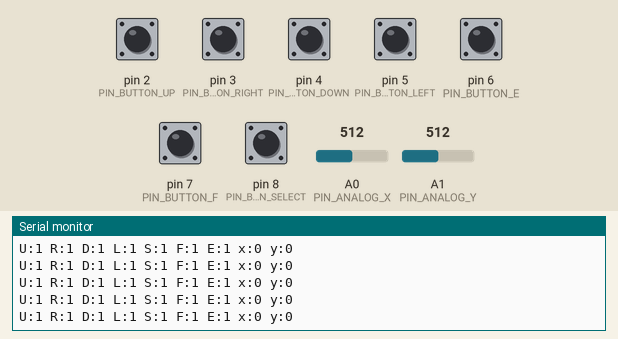
A sketch run on a simulated Arduino Uno, built with avr-gcc and run on an emulated ATmega328P. Parts: the last lines printed to the serial monitor. Inputs (shaded band) come from the test bench; at power-on: pin 2 (PIN_BUTTON_UP), pin 3 (PIN_BUTTON_RIGHT), pin 4 (PIN_BUTTON_DOWN), pin 5 (PIN_BUTTON_LEFT), pin 6 (PIN_BUTTON_E), pin 7 (PIN_BUTTON_F), pin 8 (PIN_BUTTON_SELECT) HIGH, A0 (PIN_ANALOG_X) = 512, A1 (PIN_ANALOG_Y) = 512. No radio packets arrive unless stated.

Above: at 1.2 s.
1.3 s: A0 (PIN_ANALOG_X) set to 716
At 1.45 s:
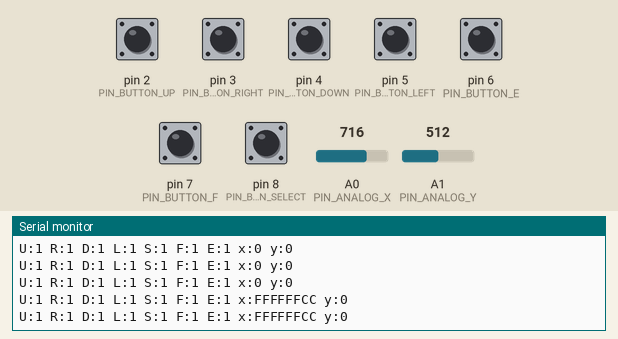
3.3 s: A1 (PIN_ANALOG_Y) set to 716
At 3.47 s:
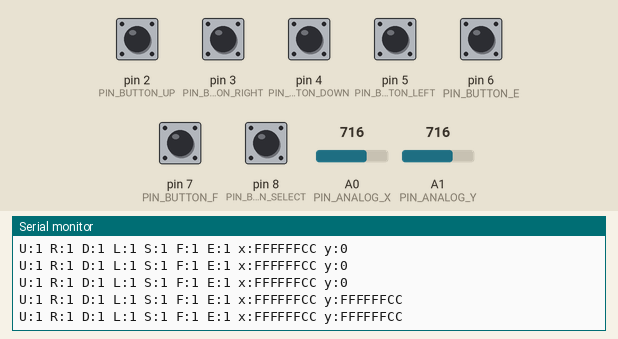
5.3 s: A0 (PIN_ANALOG_X) set to 900
At 5.41 s:
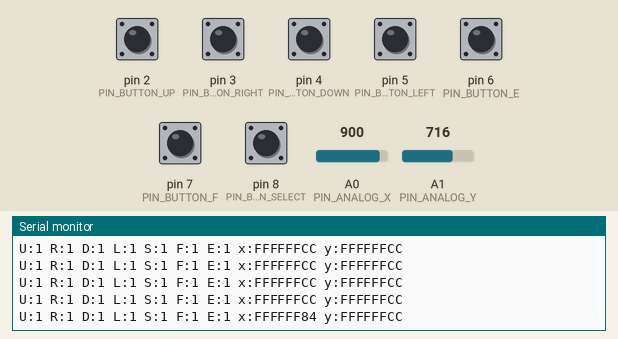
7.3 s: A1 (PIN_ANALOG_Y) set to 900
At 7.41 s:
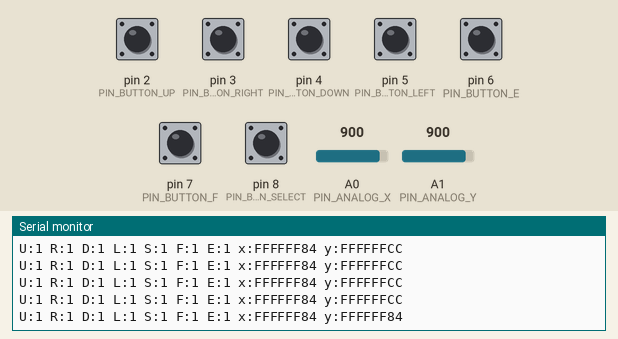
9.3 s: A0 (PIN_ANALOG_X) set to 1023
At 9.42 s:
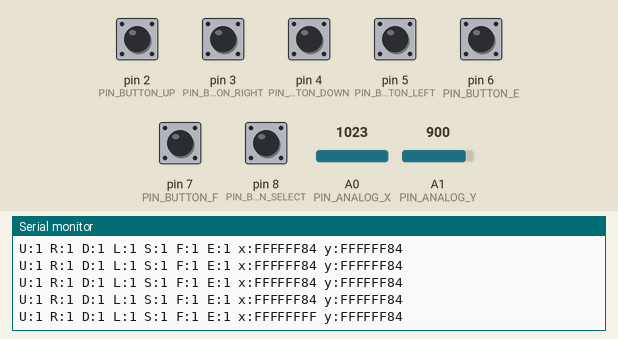
11.3 s: A1 (PIN_ANALOG_Y) set to 1023
At 11.42 s:
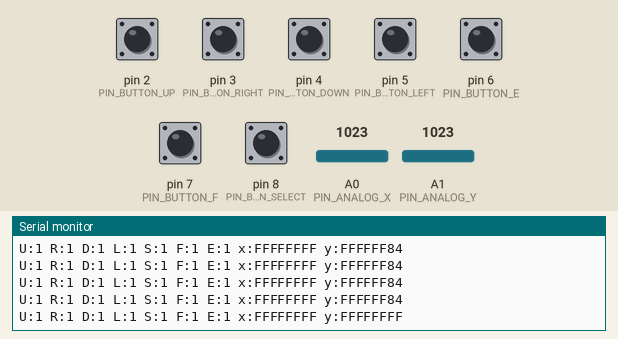

The sketch:

sketch_joystick_nrf24l01.ino
```cpp
#include <SPI.h>
#include "RF24.h"

RF24 radio(9, 10);
byte addresses[][6] = {"1Node", "2Node"};


// Select button is triggered when joystick is pressed
const byte PIN_BUTTON_SELECT = 8;

const byte PIN_BUTTON_F = 7;
const byte PIN_BUTTON_E = 6;

const byte PIN_BUTTON_RIGHT = 3;
const byte PIN_BUTTON_UP = 2;
const byte PIN_BUTTON_DOWN = 4;
const byte PIN_BUTTON_LEFT = 5;

const byte PIN_ANALOG_X = 0;
const byte PIN_ANALOG_Y = 1;

char buffer[9];
void setup_rf24()
{
    radio.begin();

  // Set the PA Level low to prevent power supply related issues since this is a
  // getting_started sketch, and the likelihood of close proximity of the devices. RF24_PA_MAX is default.
  radio.setPALevel(RF24_PA_LOW);

  // Open a writing and reading pipe on each radio, with opposite addresses
  radio.openWritingPipe((uint64_t)addresses[0]);
  radio.openReadingPipe(1, (uint64_t)addresses[1]);
  // Start the radio listening for data
  //radio.startListening();
}
void setup() {
  Serial.begin(9600);
  setup_rf24();
  pinMode(PIN_BUTTON_RIGHT, INPUT);
  digitalWrite(PIN_BUTTON_RIGHT, HIGH);

  pinMode(PIN_BUTTON_LEFT, INPUT);
  digitalWrite(PIN_BUTTON_LEFT, HIGH);

  pinMode(PIN_BUTTON_UP, INPUT);
  digitalWrite(PIN_BUTTON_UP, HIGH);

  pinMode(PIN_BUTTON_DOWN, INPUT);
  digitalWrite(PIN_BUTTON_DOWN, HIGH);

  pinMode(PIN_BUTTON_SELECT, INPUT);
  digitalWrite(PIN_BUTTON_SELECT, HIGH);

  pinMode(PIN_BUTTON_E, INPUT);
  digitalWrite(PIN_BUTTON_E, HIGH);

  pinMode(PIN_BUTTON_F, INPUT);
  digitalWrite(PIN_BUTTON_F, HIGH);
}

void loop() {
  buffer[PIN_BUTTON_UP] = digitalRead(PIN_BUTTON_UP);
  buffer[PIN_BUTTON_RIGHT] = digitalRead(PIN_BUTTON_RIGHT);
  buffer[PIN_BUTTON_DOWN] = digitalRead(PIN_BUTTON_DOWN);
  buffer[PIN_BUTTON_LEFT] = digitalRead(PIN_BUTTON_LEFT);
  buffer[PIN_BUTTON_SELECT] = digitalRead(PIN_BUTTON_SELECT);
  buffer[PIN_BUTTON_F] = digitalRead(PIN_BUTTON_F);
  buffer[PIN_BUTTON_E] = digitalRead(PIN_BUTTON_E);
  buffer[PIN_ANALOG_X] = analogRead(PIN_ANALOG_X);
  buffer[PIN_ANALOG_Y] = analogRead(PIN_ANALOG_Y);
  Serial.print("U:");
  Serial.print(buffer[PIN_BUTTON_UP], HEX);
  Serial.print(" ");

  Serial.print("R:");
  Serial.print(buffer[PIN_BUTTON_RIGHT], HEX);
  Serial.print(" ");

  Serial.print("D:");
  Serial.print(buffer[PIN_BUTTON_DOWN], HEX);
  Serial.print(" ");

  Serial.print("L:");
  Serial.print(buffer[PIN_BUTTON_LEFT], HEX);
  Serial.print(" ");


  Serial.print("S:");
  Serial.print(buffer[PIN_BUTTON_SELECT], HEX);
  Serial.print(" ");


  Serial.print("F:");
  Serial.print(buffer[PIN_BUTTON_F], HEX);
  Serial.print(" ");

  Serial.print("E:");
  Serial.print(buffer[PIN_BUTTON_E], HEX);
  Serial.print(" ");

  Serial.print("x:");
  Serial.print(buffer[PIN_ANALOG_X], HEX);
  Serial.print(" ");

  Serial.print("y:");
  Serial.print(buffer[PIN_ANALOG_Y], HEX);
  Serial.print(" ");
  Serial.println();

   radio.write( buffer, sizeof(buffer) );
}
```

Measured:
- after the input at 1.3 s, the serial monitor: prints a new line after 0.09 s (image 1)
- after the input at 3.3 s, the serial monitor: prints a new line after 0.10 s (image 2)
- after the input at 5.3 s, the serial monitor: prints a new line after 0.10 s (image 3)
- after the input at 7.3 s, the serial monitor: prints a new line after 0.10 s (image 4)
- after the input at 9.3 s, the serial monitor: prints a new line after 0.10 s (image 5)
- after the input at 11.3 s, the serial monitor: prints a new line after 0.11 s (image 6)
